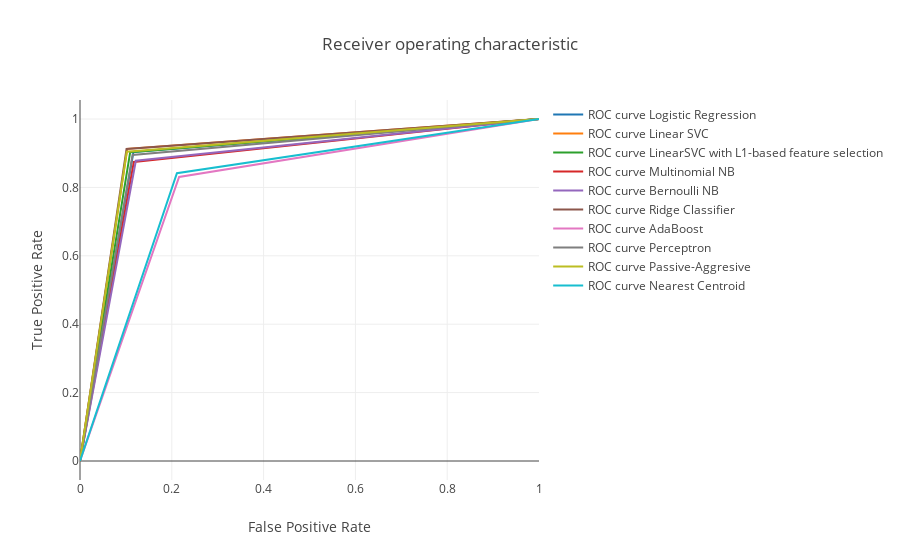

Notebook code for this chart:
### Code cell
py.iplot(fig)

### Figure 1 — Plotly figure (JSON) as saved in the notebook; plotly's stock layout.template omitted (floating-point values rounded to 4 significant figures)
{"data": [{"mode": "lines", "name": "ROC curve Logistic Regression", "type": "scatter", "uid": "3521eaaf-496a-4efb-8b13-0390c62b9a81", "x": [0, 0.1165, 1], "y": [0, 0.9038, 1]}, {"mode": "lines", "name": "ROC curve Linear SVC", "type": "scatter", "uid": "d84382b4-544d-4c87-b293-9f149a636b25", "x": [0, 0.103, 1], "y": [0, 0.9127, 1]}, {"mode": "lines", "name": "ROC curve LinearSVC with L1-based feature selection", "type": "scatter", "uid": "91a419df-c475-44a0-ab52-178763df8d48", "x": [0, 0.1093, 1], "y": [0, 0.903, 1]}, {"mode": "lines", "name": "ROC curve Multinomial NB", "type": "scatter", "uid": "173ff162-0ee5-41ac-aea8-807d16eb88ac", "x": [0, 0.1173, 1], "y": [0, 0.8744, 1]}, {"mode": "lines", "name": "ROC curve Bernoulli NB", "type": "scatter", "uid": "30f5cce5-b921-440c-ab5b-866189b68031", "x": [0, 0.1217, 1], "y": [0, 0.8781, 1]}, {"mode": "lines", "name": "ROC curve Ridge Classifier", "type": "scatter", "uid": "b5dfe346-7812-49ca-9619-ca43e70fbc1e", "x": [0, 0.1014, 1], "y": [0, 0.9123, 1]}, {"mode": "lines", "name": "ROC curve AdaBoost", "type": "scatter", "uid": "ab1faa15-2ca0-4eae-ab13-b1e538112ea2", "x": [0, 0.2159, 1], "y": [0, 0.8306, 1]}, {"mode": "lines", "name": "ROC curve Perceptron", "type": "scatter", "uid": "039d030e-ba7b-42f8-ad60-29113b95784c", "x": [0, 0.1145, 1], "y": [0, 0.895, 1]}, {"mode": "lines", "name": "ROC curve Passive-Aggresive", "type": "scatter", "uid": "fc2b04fa-719a-4f7b-af38-d8c0081e6998", "x": [0, 0.1018, 1], "y": [0, 0.9042, 1]}, {"mode": "lines", "name": "ROC curve Nearest Centroid", "type": "scatter", "uid": "d9854966-0e98-4d60-8a80-37973e33e1d5", "x": [0, 0.2111, 1], "y": [0, 0.8414, 1]}], "layout": {"title": "Receiver operating characteristic ", "xaxis": {"title": "False Positive Rate"}, "yaxis": {"title": "True Positive Rate"}}}
